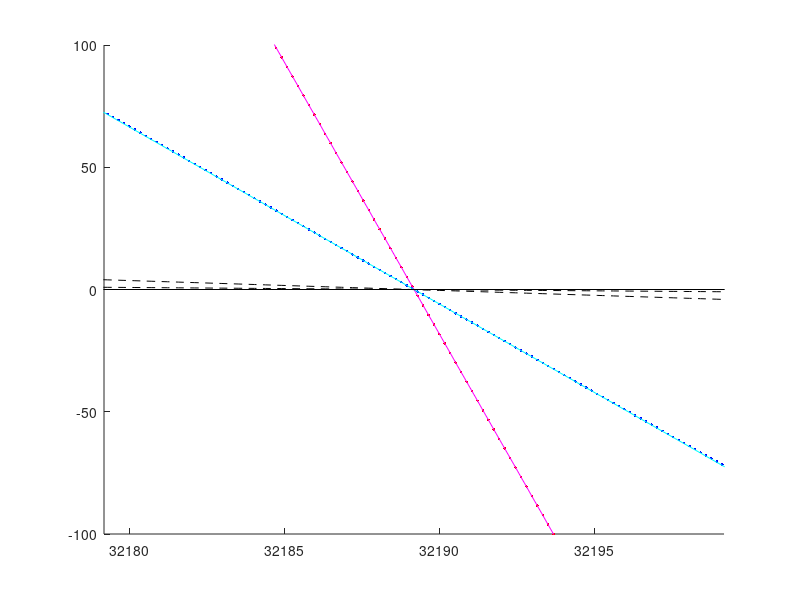

Source code (MATLAB):
function plot_const()

  # parameters
  A  = 0.892;       # signal amplitude
  n  = 0;           # noise amplitude
  f0  = 32.1891e3;  # frequency
  w0  = 2*pi*f0;
  p  = 0.22345;     # phase
  t0 = 0;           # tau

  T  = 5.7;
  N  = 4e5;      # number of points

  minf = 30e3;
  maxf = 35e3;


  # build model
  t = linspace(0,T,N);
  if (t0!=0)
    y = A*exp(-t/t0).*sin(w0*t+p) + n*(2*rand(size(t))-1);
  else
    y = A*sin(w0*t+p) + n*(2*rand(size(t))-1);
  end


  # make fft
  N = length(t);
  T = t(end)-t(1);
  f = linspace(0,(N-1)/T, N);
  z = 2*fft(y)/N;

#  kk = (exp(2*pi*f*i*t(end)) - exp(2*pi*f*i*t(1)));
#  z = z./k

  ### first approximation
  # find peak
  ii=find(f>minf & f<maxf);
  [~,mi] = max(abs(z(ii)));
  mi=ii(mi);
  # 3-point fit
  x1 = f(mi-1); y1=abs(z(mi-1));
  x2 = f(mi+1); y2=abs(z(mi+1));
  x3 = f(mi); y3=abs(z(mi));
  A = ((y1-y2)/(x1-x2) - (y2-y3)/(x2-x3))/(x1-x3);
  B = (y1-y2)/(x1-x2) - A*(x1+x2);
  C = y1 - A*x1^2 - B*x1;

  f0a = -B/(2*A);
  fma = -B^2/(4*A) + C;
  df0a = -sqrt(B^2-4*A*C)/A;
  t0a = 2/df0a/pi;
  Aa=fma/t0a;
  e=0;

  ### second approximation
  df = pi/t0a
  ii=find(f>f0-df & f<f0+df);

  # function for fit
  X = f(ii)-f0;
  Y = 1./z(ii);
  # weight
  w = z(ii).^4;
  s21 = sum(w.* X.^2);
  s11 = sum(w.* X);
  s01 = sum(w.* 1);
  s10 = sum(w.* X.*Y);
  s00 = sum(w.* Y);
  # solve 2x2 matrix
  AA = [s21 s11; s11 s01];
  BB = [s10 s00];
  CC= BB/AA;

  e = sum((CC(1)*X+CC(2)-Y).^2./Y)/length(X); # error
  Ab = 2*pi*i/CC(1);
  f0b = f0 - real(CC(2)/CC(1));
  t0b = -1/(2*pi*imag(CC(2)/CC(1)));

kk = exp(2*pi*f0b*i*t(end) - t(end)/t0) - exp(2*pi*f0b*i*t(1) - t(1)/t0);

#  find_figure("sig2"); clf; hold on
  figure; clf; hold on

  #za = Aa./(i*2*pi*(f-f0a) + 1/t0a);
  zb = Ab./(i*2*pi*(f-f0b) + 1/t0b);

  if t0==0
    zt = A*exp(i*p)./(i*2*pi*(f-f0));
  else
    zt = A*exp(i*p)./(i*2*pi*(f-f0) + 1/t0);
  end

  plot(f, real(1./z), 'r.')
  plot(f, imag(1./z), 'b.')

  plot(f, real(1./zb), 'm-')
  plot(f, imag(1./zb), 'c-')

  plot(f, real(1./zt), 'k--')
  plot(f, imag(1./zt), 'k--')
  plot([minf, maxf], [0 0], 'k-')

  xlim(f0b + 10*[-1,1]);
  ylim([-1 1]*100);



end
